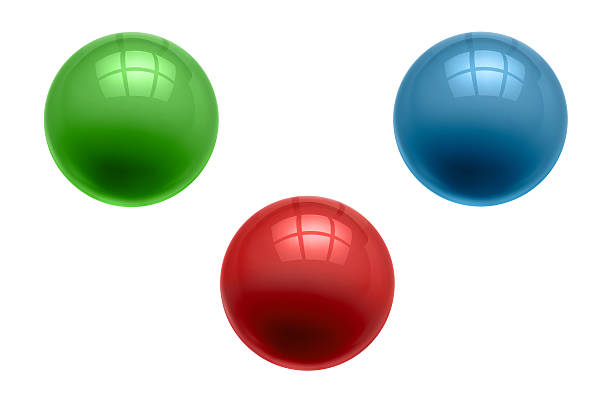
#> input picture data/threshold.jpg, 612 x 408 px
$ python threshold_calibration_hsv.py
#> lines starting #> are read from the running program, lines starting #| are printed output that depends on the picture; after the words box and inside, x2 and y2 are one past the last pixel; in counts of white or black regions, pixels touching at a corner belong together
# Imports
import cv2
import yaml
import numpy as np
from robot_demonstrator.Camera import Camera

def nothing(*args):
    pass

# Read images
color_image = cv2.imread('./data/threshold.jpg')
#> color_image is the input picture: shape (408, 612, 3); mean B, G, R 205.7, 212.8, 209.7
print(np.shape(color_image))
#| (408, 612, 3)

# Make window
cv2.namedWindow('Calibration', cv2.WINDOW_NORMAL)
cv2.resizeWindow('Calibration', 1902, 1280)

# Make sliders
cv2.createTrackbar('Hmin', 'Calibration', 0, 179, nothing)
#> slider 'Hmin' is set to 35
cv2.createTrackbar('Hmax', 'Calibration', 179, 179, nothing)
cv2.createTrackbar('Smin', 'Calibration', 0, 255, nothing)
#> slider 'Smin' is set to 51
cv2.createTrackbar('Smax', 'Calibration', 255, 255, nothing)
cv2.createTrackbar('Vmin', 'Calibration', 0, 255, nothing)
#> slider 'Vmin' is set to 51
cv2.createTrackbar('Vmax', 'Calibration', 255, 255, nothing)

# Define image formats
white_image = np.zeros((np.shape(color_image)[0], np.shape(color_image)[1], 3), np.uint8)

# Initial mask
white_image[:] = [255, 255, 255]

# Loop
while True:

    # Get slider values
    hmin = cv2.getTrackbarPos('Hmin', 'Calibration')
    hmax = cv2.getTrackbarPos('Hmax', 'Calibration')
    smin = cv2.getTrackbarPos('Smin', 'Calibration')
    smax = cv2.getTrackbarPos('Smax', 'Calibration')
    vmin = cv2.getTrackbarPos('Vmin', 'Calibration')
    vmax = cv2.getTrackbarPos('Vmax', 'Calibration')

    # Define bounds on Hue value
    lower_color = np.array([hmin, smin, vmin])
    upper_color = np.array([hmax, smax, vmax])

    # Gaussian blur
    blurred_image = cv2.GaussianBlur(color_image, (7, 7), 0)

    # Convert to hsv color space
    hsv = cv2.cvtColor(blurred_image, cv2.COLOR_BGR2HSV)
#> hsv: shape (408, 612, 3); mean H, S, V 20.1, 55.3, 228.8

    # Get mask
    mask = cv2.inRange(hsv, lower_color, upper_color)
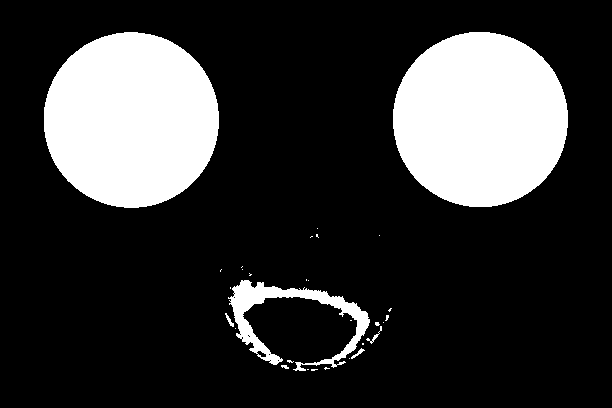
#> mask: shape (408, 612); 20.8% white; 30 white regions (23 under 20 px), largest, box (x1, y1, x2, y2) and area: (44, 32, 219, 208) 24242, (393, 32, 568, 207) 24165, (228, 280, 370, 371) 3259

    # Erode to close gaps
    mask = cv2.erode(mask, None, iterations=2)
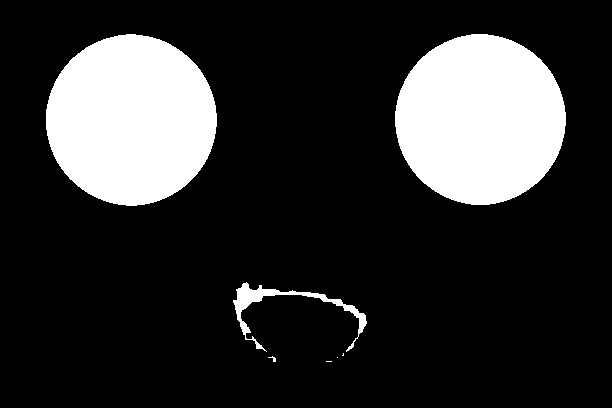
#> mask: shape (408, 612); 18.8% white; 7 white regions (3 under 20 px), largest, box (x1, y1, x2, y2) and area: (46, 34, 217, 206) 22854, (395, 34, 566, 205) 22781, (233, 282, 367, 352) 1396, (268, 356, 276, 362) 20

    # Dilate to reduce data
    mask = cv2.dilate(mask, None, iterations=2)
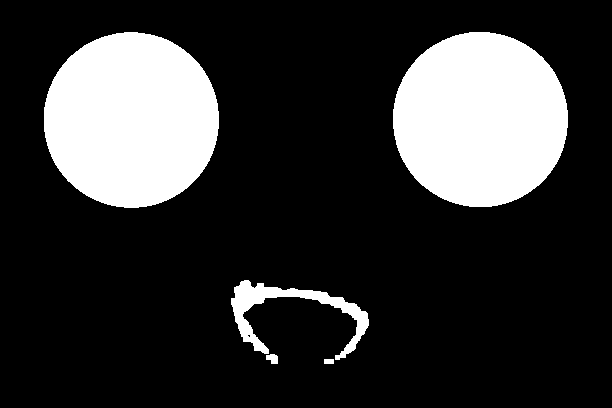
#> mask: shape (408, 612); 20.5% white; 5 white regions, box (x1, y1, x2, y2) and area: (44, 32, 219, 208) 24242, (393, 32, 568, 207) 24165, (231, 280, 369, 360) 2732, (266, 354, 278, 364) 92, (324, 359, 334, 364) 50

    # Apply mask to image
    res = cv2.bitwise_and(color_image, color_image, mask=mask)
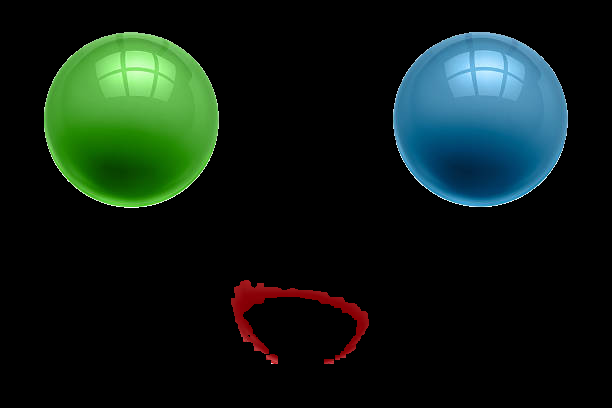
#> res: shape (408, 612, 3); mean B, G, R 20.9, 27.9, 14

    # Binary of image
    mask_bgr = cv2.bitwise_and(white_image, white_image, mask=mask)
#> white_image: shape (408, 612, 3); every value is 255

    # Mount all images
    img = np.hstack((color_image, mask_bgr, res))
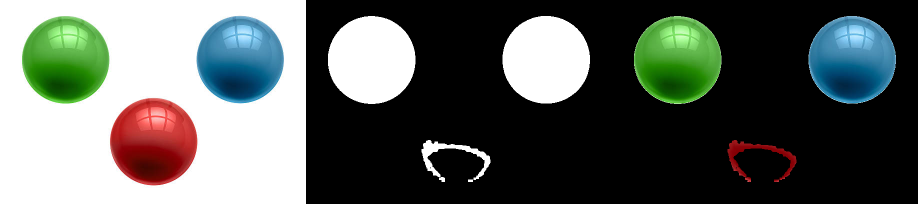
#> img: shape (408, 1836, 3) (shown at 1/2 size); mean B, G, R 93, 97.7, 92

    # Show image
    cv2.namedWindow('Calibration', cv2.WINDOW_NORMAL)
    cv2.resizeWindow('Calibration', 1920, 1080)
    cv2.imshow('Calibration', img)
    cv2.waitKey(1)
